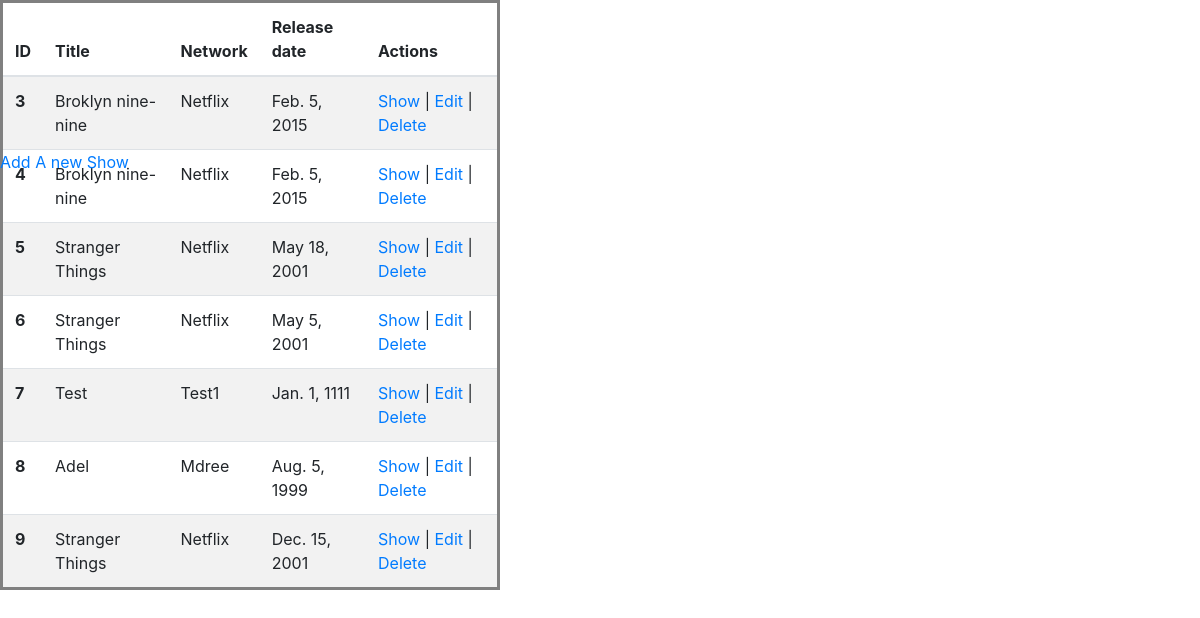
Screenshot of /allshows with the database file from the repository.
### semiapp/models.py (models this page shows)
class TV(models.Model):
    Title=models.CharField(max_length=255)
    Network=models.CharField(max_length=255)
    Release_date= models.DateField()
    Description = models.TextField()
    created_at = models.DateTimeField(auto_now_add=True)
    updated_at= models.DateTimeField(auto_now=True)

### semiapp/views.py (the view)
# urls.py: path('allshows',views.allshows),
def allshows(request):
    context = {
        'shows' : TV.objects.all()
    }
    return render(request, 'Allshow.html' ,context)

### semiapp/templates/Allshow.html (shortened to what this page needs)
<!DOCTYPE html>
<html lang="en">
<head>
    <link rel="stylesheet" href="https://stackpath.bootstrapcdn.com/bootstrap/4.3.1/css/bootstrap.min.css"
>
</head>
<body>
    <div style="width: 500px; height: 150px;">
    <table style="border-style:solid;" class="table table-striped">
        <thead>
        <tr>
            <th scope="col">ID</th>
            <th scope="col">Title</th>
            <th scope="col">Network</th>
            <th scope="col">Release date</th>
            <th scope="col">Actions</th>
        </tr>
        </thead>
        <tbody>
            {% for show in shows %}
        <tr>
            <th scope="row">{{show.id}} </th>
            <td>{{show.Title}}</td>
            <td>{{show.Network}}</td>
            <td>{{show.Release_date}}</td>
            <td><a href="http://localhost:8000/show/{{show.id}}"> Show </a>  |  <a href="http://localhost:8000/show/{{show.id}}/edit"> Edit </a> | <a href="delete/{{show.id}}"> Delete </a> </td>
        </tr>
        {% endfor %}
    </table>
    </div>
    <a href="">Add A new Show</a>
</body>
</html>

### rows the page displays
TV: id "3", Title "Broklyn nine-nine", Network "Netflix", Release_date "Feb. 5, 2015"
TV: id "4", Title "Broklyn nine-nine", Network "Netflix", Release_date "Feb. 5, 2015"
TV: id "5", Title "Stranger Things", Network "Netflix", Release_date "May 18, 2001"
TV: id "6", Title "Stranger Things", Network "Netflix", Release_date "May 5, 2001"
TV: id "7", Title "Test", Network "Test1", Release_date "Jan. 1, 1111"
TV: id "8", Title "Adel", Network "Mdree", Release_date "Aug. 5, 1999"
TV: id "9", Title "Stranger Things", Network "Netflix", Release_date "Dec. 15, 2001"
